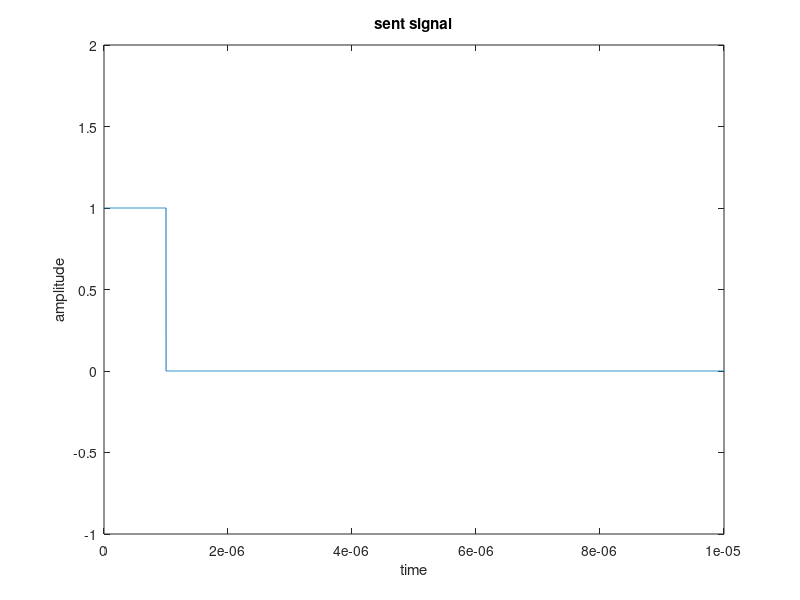
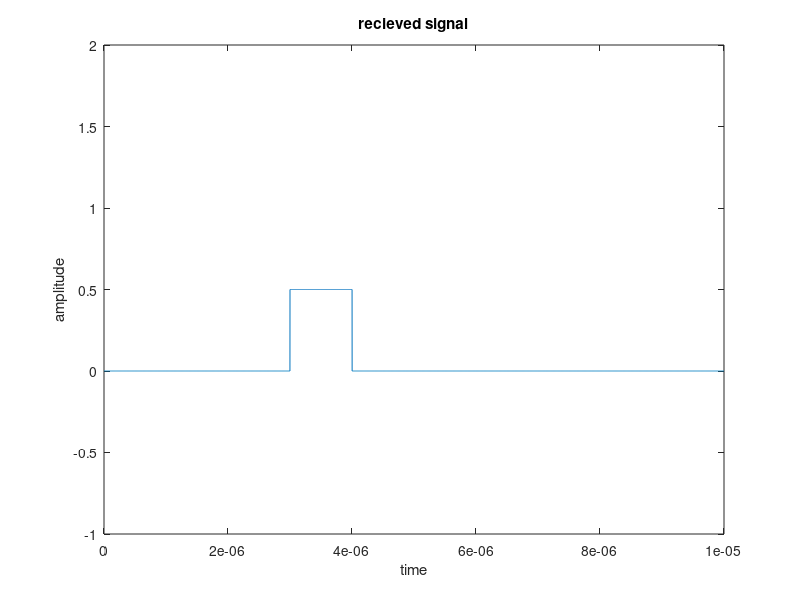
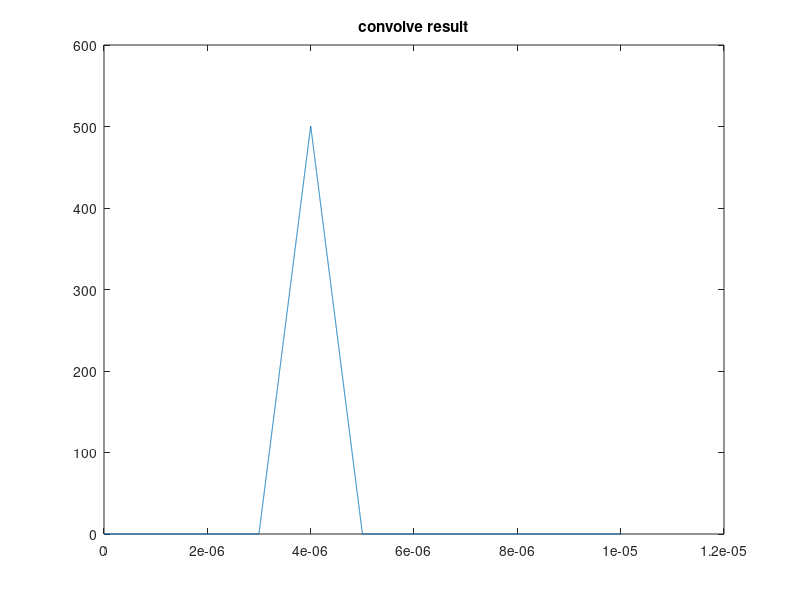

The MATLAB script that drew these images, in order:
clc, clear, close all
ts=1e-9;
T=1e-5;
tau=1e-6;


t=0:ts:T;
tlen=length(t);
x=zeros(1,tlen);
t2=0:ts:tau;
x(1:length(t2))=ones(1,length(t2));
plot(t,x);
title('sent signal');
xlim([0, T]);
ylim([-1, 2]);
xlabel('time')
ylabel('amplitude')

R=450;
lightSpeed=3e+8;
index=2*R/lightSpeed;
td=0:ts:index;

y=zeros(1,tlen);
t2=0:ts:tau;
y(length(td):length(td)+length(t2))=0.5;
figure
plot(t,y);
title('recieved signal');
xlim([0, T]);
ylim([-1, 2]);
xlabel('time')
ylabel('amplitude')


figure
conv_result=conv(y,x);
conv_result=conv_result(1:10001);
plot(t,conv_result);
title('convolve result');

[maximum2,idx2]=max(conv_result)
distance=(t(idx2)-tau)*lightSpeed/2


%%%%%%%%%%%%%%%%%%%% Part 2-3
Threshold=10;
for coef=0.1:0.1:10
    noise=coef*rand(1,tlen);
    z=y+noise;
    
    conv_result=conv(z,x);
    conv_result=conv_result(1:10001);
    title('convolve result');
    
    [maximum2,idx2]=max(conv_result);
    
    distance=(t(idx2)-tau)*lightSpeed/2;
    if(abs(distance-R)>Threshold)
        coef
        break
    end
end
